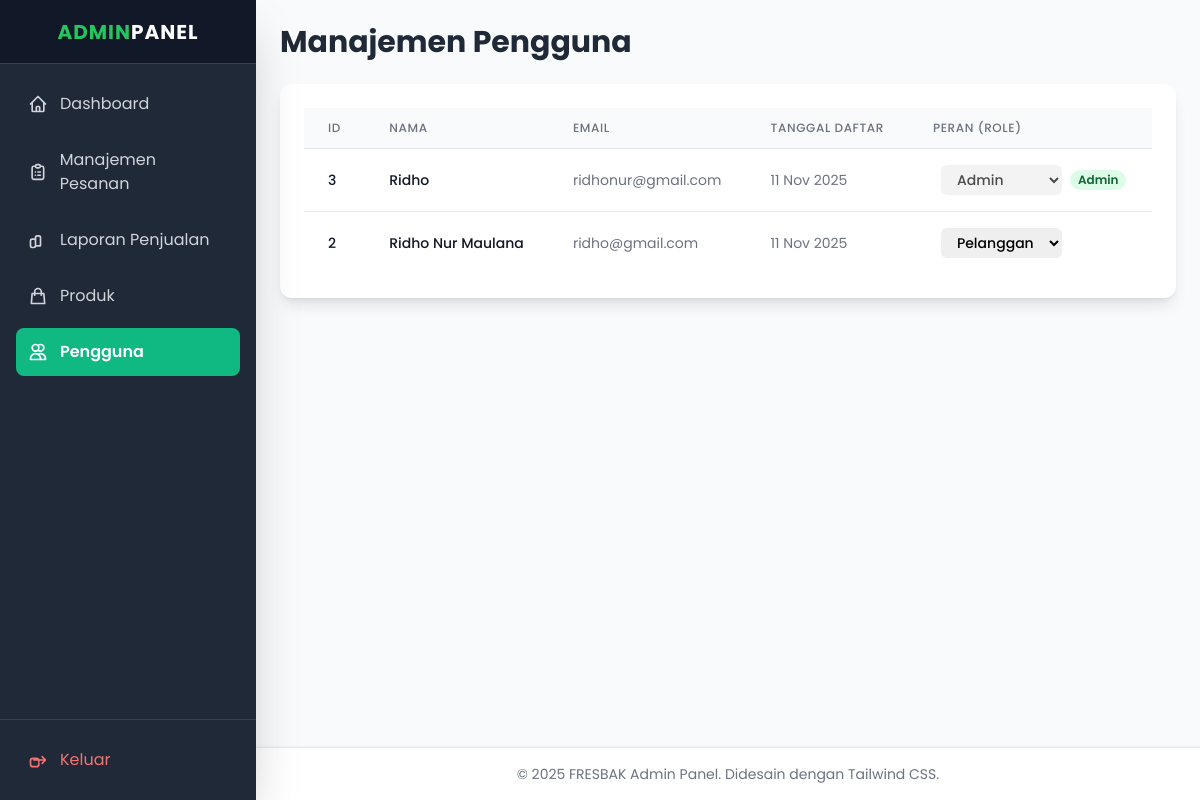
/admin/users.php (signed in), run on the app's committed database.
### tables this page shows
CREATE TABLE `users` (
  `id` int NOT NULL,
  `name` varchar(100) NOT NULL,
  `email` varchar(100) NOT NULL,
  `password` varchar(255) NOT NULL,
  `role` enum('admin','customer') NOT NULL DEFAULT 'customer',
  `created_at` timestamp NULL DEFAULT CURRENT_TIMESTAMP
);

### admin/users.php (the view, shortened to what this page needs)
<?php
include 'header_admin.php';
try {
    $stmt = $db->query("SELECT id, name, email, role, created_at FROM users ORDER BY created_at DESC");
    $users = $stmt->fetchAll(PDO::FETCH_ASSOC);
} catch (PDOException $e) {
    $error = "Gagal mengambil data pengguna: " . $e->getMessage();
}
?>
<h1 class="text-3xl font-bold text-gray-800 mb-6">Manajemen Pengguna</h1>
<div class="bg-white p-6 rounded-xl shadow-lg">
    <div class="overflow-x-auto">
        <table class="min-w-full divide-y divide-gray-200">
            <thead class="bg-gray-50">
                <tr>
                    <th class="px-6 py-3 text-left text-xs font-medium text-gray-500 uppercase tracking-wider">ID</th>
                    <th class="px-6 py-3 text-left text-xs font-medium text-gray-500 uppercase tracking-wider">Nama</th>
                    <th class="px-6 py-3 text-left text-xs font-medium text-gray-500 uppercase tracking-wider">Email</th>
                    <th class="px-6 py-3 text-left text-xs font-medium text-gray-500 uppercase tracking-wider">Tanggal Daftar</th>
                    <th class="px-6 py-3 text-left text-xs font-medium text-gray-500 uppercase tracking-wider">Peran (Role)</th>
                </tr>
            </thead>
            <tbody class="bg-white divide-y divide-gray-200">
                <?php if (empty($users)): ?>
                    <tr>
                        <td colspan="5" class="px-6 py-4 text-center text-gray-500">Tidak ada pengguna terdaftar.</td>
                    </tr>
                <?php else: ?>
                    <?php foreach ($users as $user): ?>
                        <tr>
                            <td class="px-6 py-4 whitespace-nowrap text-sm font-medium text-gray-900"><?= $user['id'] ?></td>
                            <td class="px-6 py-4 whitespace-nowrap text-sm font-medium text-gray-900"><?= htmlspecialchars($user['name']) ?></td>
                            <td class="px-6 py-4 whitespace-nowrap text-sm text-gray-500"><?= htmlspecialchars($user['email']) ?></td>
                            <td class="px-6 py-4 whitespace-nowrap text-sm text-gray-500"><?= date('d M Y', strtotime($user['created_at'])) ?></td>
                            <td class="px-6 py-4 whitespace-nowrap text-sm font-medium">
                                <form action="users.php" method="POST" class="flex items-center space-x-2">
                                    <select name="new_role" onchange="this.form.submit()" class="px-3 py-1 text-sm border-gray-300 focus:outline-none focus:ring-green-500 focus:border-green-500 rounded-md"
                                        <?= $user['id'] == $_SESSION['user_id'] ? 'disabled title="Anda tidak bisa mengubah peran Anda sendiri."' : '' ?>>
                                        <option value="customer" <?= $user['role'] == 'customer' ? 'selected' : '' ?>>Pelanggan</option>
                                        <option value="admin" <?= $user['role'] == 'admin' ? 'selected' : '' ?>>Admin</option>
                                    </select>
                                    <?php if ($user['role'] === 'admin'): ?>
                                        <span class="px-2 inline-flex text-xs leading-5 font-semibold rounded-full bg-green-100 text-green-800">
                                            Admin
                                        </span>
                                    <?php endif; ?>
                                </form>
                            </td>
                        </tr>
                    <?php endforeach; ?>
                <?php endif; ?>
            </tbody>
        </table>
    </div>
</div>
<?php include 'footer_admin.php'; ?>

### admin/header_admin.php (style rules this page uses)
body { font-family: 'Poppins', sans-serif; background-color: #f4f7f9; }

### data on the page
users: id "3", name "Ridho", email "ridhonur@gmail.com", created_at "11 Nov 2025", new_role "Admin"
users: id "2", name "Ridho Nur Maulana", email "ridho@gmail.com", created_at "11 Nov 2025", new_role "Pelanggan"
